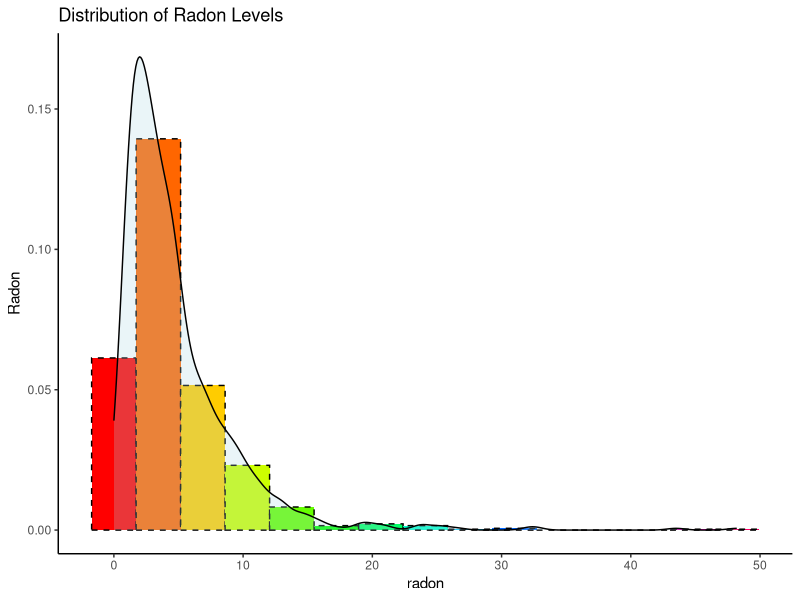
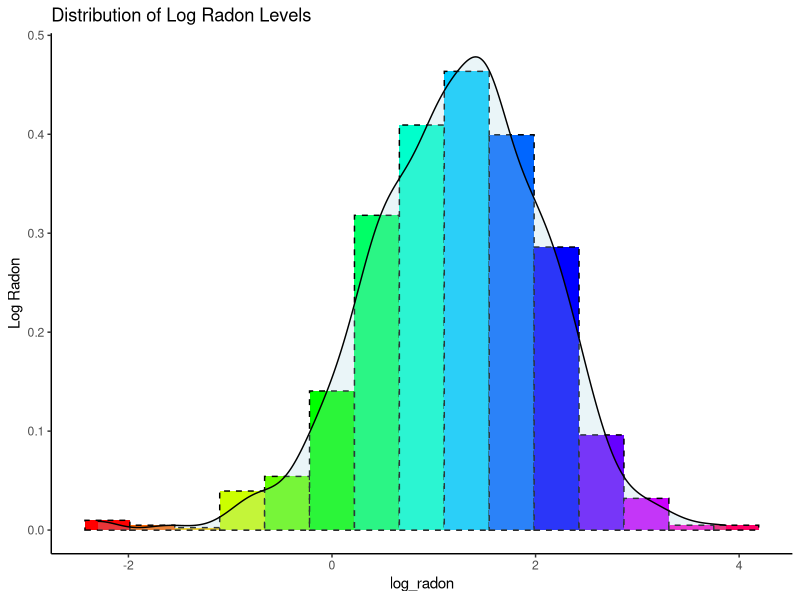
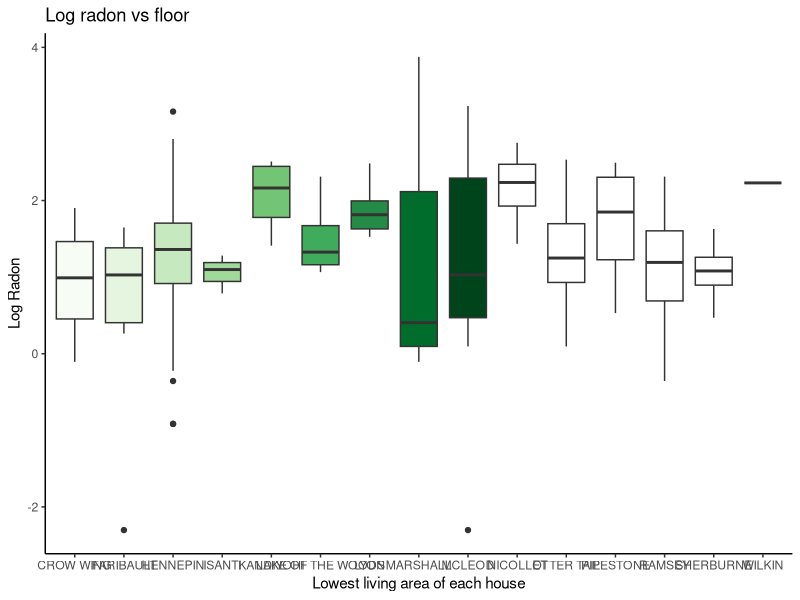
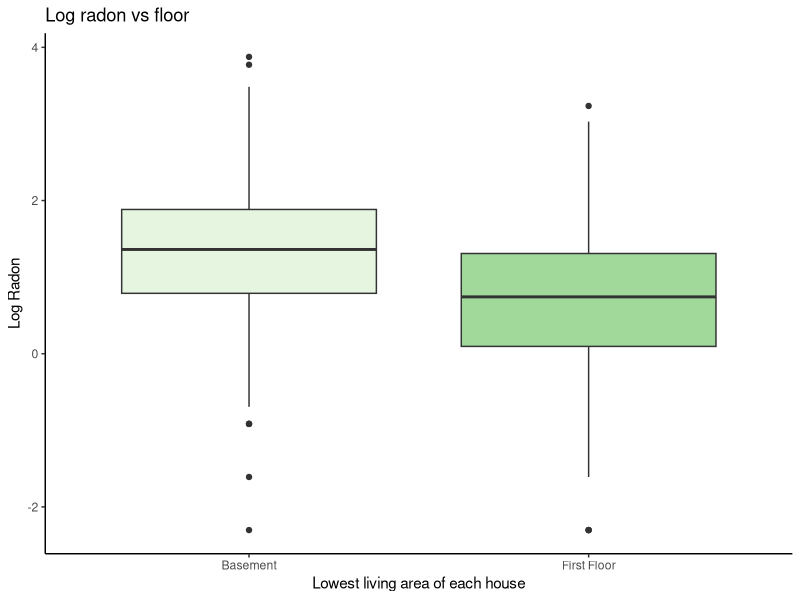
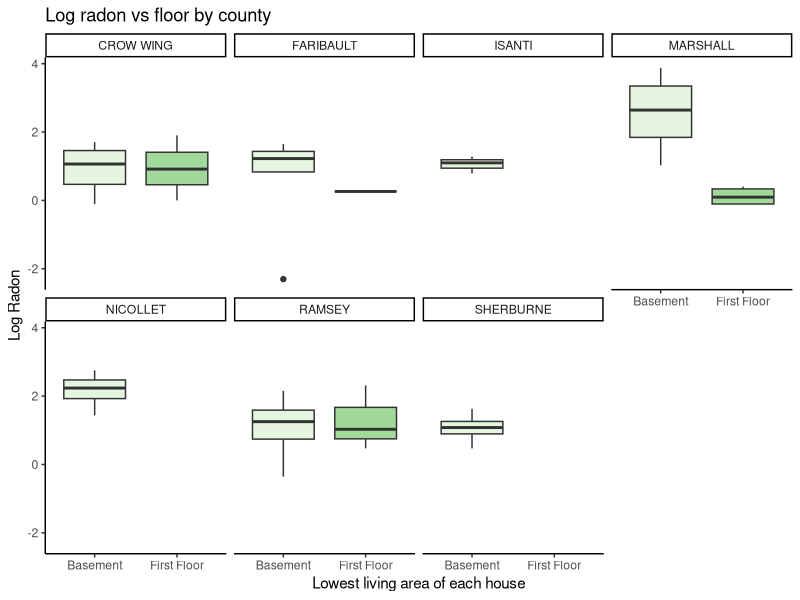
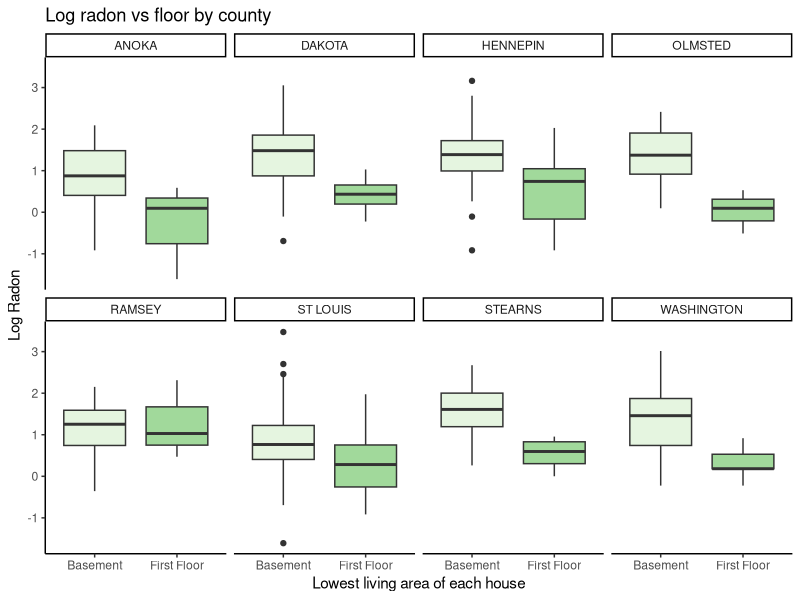

Reproduce these figures in R, in order. (Note: this script raises an error after producing the figures.)

###########################################################################
###########################################################################
############################# The radon analysis ##########################
###########################################################################
###########################################################################


###### Clear environment and load libraries
rm(list = ls())
library(lattice)
library(dplyr)
library(ggplot2)
library(lme4)


###### Load the data
Radon <- read.csv("data/Radon.txt", header = T,sep="")


###### View properties of the data
Radon$floor <- factor(Radon$floor,levels=c(0,1),labels=c("Basement","First Floor"))
str(Radon)
dim(Radon)
head(Radon) #note that uranium (and thus log_uranium) is measured at the county level
summary(Radon[,-c(2,7)])


###### Exploratory data analysis
#How much data do we have by county?
table(Radon$countyname)
#we don't have enough data in some counties
#this already gets us thinking about hierarchical modeling
#we should look to borrow information across counties.

#Next, look at the response variable
ggplot(Radon,aes(radon)) +
  geom_histogram(aes(y=..density..),color="black",linetype="dashed",
                 fill=rainbow(15),bins=15) +
  geom_density(alpha=.25, fill="lightblue") +
  scale_fill_brewer(palette="Blues") +
  labs(title="Distribution of Radon Levels",y="Radon") + 
  theme_classic() + theme(legend.position="none")
#note that the raw radon levels can only take on positive values.
#also, this is obviously very skewed

#Let's look at log_radon instead.
ggplot(Radon,aes(log_radon)) +
  geom_histogram(aes(y=..density..),color="black",linetype="dashed",
                 fill=rainbow(15),bins=15) +
  geom_density(alpha=.25, fill="lightblue") +
  scale_fill_brewer(palette="Blues") +
  labs(title="Distribution of Log Radon Levels",y="Log Radon") + 
  theme_classic() + theme(legend.position="none")
#Much better! Let's go with log radon for now


set.seed(1000)
sample_county <- sample(unique(Radon$countyname),15,replace=F)
ggplot(Radon[is.element(Radon$countyname,sample_county),],
       aes(x=countyname, y=log_radon, fill=countyname)) +
  geom_boxplot() +
  scale_fill_brewer(palette="Greens") +
  labs(title="Log radon vs floor",
       x="Lowest living area of each house",y="Log Radon") + 
  theme_classic() + theme(legend.position="none")


#Next, let's focus on predicting the radon levels from `floor`, 
#this is the only individual-level (different observation for each house) variable we have.
ggplot(Radon,aes(x=floor, y=log_radon, fill=floor)) +
  geom_boxplot() +
  scale_fill_brewer(palette="Greens") +
  labs(title="Log radon vs floor",
       x="Lowest living area of each house",y="Log Radon") + 
  theme_classic() + theme(legend.position="none")
#Looks like radon levels are higher for houses with the basement as the lowest living area.

#Let's look at the same relationship by county
#There are too many counties
#so, let's do it for a random sample of counties. 
set.seed(1000)
sample_county <- sample(unique(Radon$countyname),7,replace=F)
ggplot(Radon[is.element(Radon$countyname,sample_county),],
       aes(x=floor, y=log_radon, fill=floor)) +
  geom_boxplot() +
  scale_fill_brewer(palette="Greens") +
  labs(title="Log radon vs floor by county",
       x="Lowest living area of each house",y="Log Radon") + 
  theme_classic() + theme(legend.position="none") +
  facet_wrap( ~ countyname,ncol=4)
#Not enough data for some counties.

#Let's focus on counties with at least 15 houses.
sample_county <- which(table(Radon$countyID) > 15)
ggplot(Radon[is.element(Radon$countyID,sample_county),],
       aes(x=floor, y=log_radon, fill=floor)) +
  geom_boxplot() +
  scale_fill_brewer(palette="Greens") +
  labs(title="Log radon vs floor by county",
       x="Lowest living area of each house",y="Log Radon") + 
  theme_classic() + theme(legend.position="none") +
  facet_wrap( ~ countyname,ncol=4)
#Even though the overall direction is the same, 
#it looks like the actual differences between floor = 0 and floor = 1 differs for some counties.















## We can do boxplots for the numeric variables
# First, let's look at arsenic vs switch
ggplot(arsenic,aes(x=switch_fac, y=arsenic, fill=switch_fac)) +
  geom_boxplot() + #coord_flip() +
  scale_fill_brewer(palette="Reds") +
  labs(title="Amount of arsenic in well vs switching wells",
       x="Switched to safe well?",y="Amount of arsenic in well") + 
  theme_classic() + theme(legend.position="none") #+
  #scale_x_discrete(labels=c("0" = "No","1" = "Yes"))
# Next, arsenic vs switch by assoc
ggplot(arsenic,aes(x=switch_fac, y=arsenic, fill=switch_fac)) +
  geom_boxplot() + #coord_flip() +
  scale_fill_brewer(palette="Reds") +
  labs(title="Amount of arsenic in well vs switching wells, by association",
       x="Switched to safe well?",y="Amount of arsenic in well") + 
  theme_classic() + theme(legend.position="none") +
  #scale_x_discrete(labels=c("0" = "No","1" = "Yes")) +
  facet_wrap( ~ assoc)

# Now, let's look at distance vs switch
ggplot(arsenic,aes(x=switch_fac, y=dist, fill=switch_fac)) +
  geom_boxplot() + #coord_flip() +
  scale_fill_brewer(palette="Reds") +
  labs(title="Distance to nearest safe well vs switching wells",
       x="Switched to safe well?",y="Distance to nearest safe well") + 
  theme_classic() + theme(legend.position="none")
# Next, distance vs switch by assoc
ggplot(arsenic,aes(x=switch_fac, y=dist, fill=switch_fac)) +
  geom_boxplot() + #coord_flip() +
  scale_fill_brewer(palette="Reds") +
  labs(title="Distance to nearest safe well vs switching wells, by association",
       x="Switched to safe well?",y="Distance to nearest safe well") + 
  theme_classic() + theme(legend.position="none") +
  facet_wrap( ~ assoc)

# Finally, education vs switch
ggplot(arsenic,aes(x=switch_fac, y=educ, fill=switch_fac)) +
  geom_boxplot() + #coord_flip() +
  scale_fill_brewer(palette="Reds") +
  labs(title="Years of schooling of head vs switching wells",
       x="Switched to safe well?",y="Years of schooling of head") + 
  theme_classic() + theme(legend.position="none")
# Next, education vs switch by assoc
ggplot(arsenic,aes(x=switch_fac, y=educ, fill=switch_fac)) +
  geom_boxplot() + #coord_flip() +
  scale_fill_brewer(palette="Reds") +
  labs(title="Years of schooling of head vs switching wells, by association",
       x="Switched to safe well?",y="Years of schooling of head") + 
  theme_classic() + theme(legend.position="none") +
  facet_wrap( ~ assoc)
#Actually, education is a discrete variable (not a continuous one)
#so maybe a boxplot isn't the best way to explore the variable 
#In fact, we do need to think a bit carefully about how we want to include it in our model
#We will revisit it soon


## We can do tables for the factor variables
# For switch vs association, look at joint probabilities
table(arsenic[,c("switch_fac","assoc")])
table(arsenic[,c("switch_fac","assoc")])/sum(table(arsenic[,c("switch_fac","assoc")]))
#actually, what we really want are conditional probabilities
#we want to see how the probability of switching changes for different levels of assoc
#that is, the probabilities for switching given each value of association
apply(table(arsenic[,c("switch_fac","assoc")])/sum(table(arsenic[,c("switch_fac","assoc")])),
      2,function(x) x/sum(x)) 
# You can also use the tapply command for the same thing
tapply(arsenic$switch_fac, arsenic$assoc, function(x) table(x)/sum(table(x)))
# Finally, we can even try a chi-squared test for independence.
chisq.test(table(arsenic[,c("switch_fac","assoc")]))

# We could actually try the same with education
table(arsenic[,c("switch_fac","educ")])
#we do not have that many data points for educ=1 and for educ>12
table(arsenic[,c("switch_fac","educ")])/sum(table(arsenic[,c("switch_fac","educ")]))
apply(table(arsenic[,c("switch_fac","educ")])/sum(table(arsenic[,c("switch_fac","educ")])),
      2,function(x) x/sum(x)) 
# You can also use the tapply command for the same thing
tapply(arsenic$switch_fac, arsenic$educ, function(x) table(x)/sum(table(x)))
#tapply(arsenic$switch, arsenic$educ, mean)
plot(0:17,tapply(arsenic$switch, arsenic$educ, mean),col='blue4',pch=10)
# Notice that the average probabilty of switching is mostly below 58% below level 7, 
#but mostly above 58% above level 7.

#remember that there are few observations at some of these values of the predictors, 
#so the percentages need to be considered in the context of large uncertainties.  
#but, this does suggest a change at about 7 years of education at least
#we might consider a dummy variable for 7 (or 8) or higher rather than a linear term...
#something to think about for later.

#let's look at binnedplots of continuous predictors versus switch
#ignore the SD lines in these plots
#they are only relevant when plotting binned residuals versus the predicted probabilities
par(mfrow=c(1,1)) 
binnedplot(y=arsenic$switch,arsenic$arsenic,xlab="Arsenic",ylim=c(0,1),col.pts="navy",
           ylab ="Switched to safe well?",main="Binned Arsenic and Switch cases",
           col.int="white") # this is to set the SD lines to white and ignore them
#note the quickly increasing trend followed by flattening. 
#probability does not start to decrease, though, so unlikely we'd want a quadratic term.  
#we would expect some flattening with a linear trend. 
#still, we might need some transformation

binnedplot(y=arsenic$switch,arsenic$dist,xlab="Distance",ylim=c(0,1),col.pts="navy",
           ylab ="Switched to safe well?",main="Binned Distance and Switch cases",col.int="white")
#looks fine: no obvious transformations needed

binnedplot(y=arsenic$switch,arsenic$educ,xlab="Education",ylim=c(0,1),col.pts="navy",
           ylab ="Switched to safe well?",main="Binned Distance and Switch cases",col.int="white")
#looks like it might be decreasing from 0 to 6, then increasing to 12, then not enough data afterwards

# ACTUALLY, DO A QUICK GOOGLE SEARCH ABOUT THE EDUCATION SYSTEM IN BANGLADESH
# WHAT DID YOU FIND? HOW CAN THAT HELP WITH THE EDUCATION VARIABLE?


###### Model fitting
#let's try a logistic regression that has a main effect for every variable and linear predictors
#first begin by centering the continuous predictors 
#we'll leave educ alone since we might recode later
arsenic$arsenic_c <- arsenic$arsenic - mean(arsenic$arsenic)
arsenic$dist_c <- arsenic$dist - mean(arsenic$dist)
arsreg1 <- glm(switch ~ arsenic_c + dist_c + assoc + educ, data = arsenic, family = binomial)
summary(arsreg1)

# INTERPRET THE SIGNIFICANT COEFFICIENTS


###### Model diagnostics

#binned residual plots

#save the raw residuals
rawresid1 <- residuals(arsreg1,"resp")

#binned residual plots
binnedplot(x=fitted(arsreg1),y=rawresid1,xlab="Pred. probabilities",
           col.int="red4",ylab="Avg. residuals",main="Binned residual plot",col.pts="navy")
#looks good

binnedplot(x=arsenic$arsenic_c,y=rawresid1,xlab="Arsenic centered",
           col.int="red4",ylab="Avg. residuals",main="Binned residual plot",col.pts="navy")
# definitely something to think about here.
# "sharp increase" and then somewhat steady afterwards
# tough to argue this looks "random"
# GOOGLE THE MOST COMMON FUNCTIONS TO SEE WHICH MIGHT BE IDEAL:
# WHAT DOES THE QUADRATIC FUNCTION LOOKS LIKE COMPARED TO THE NATURAL LOG FUNCTION??


binnedplot(x=arsenic$dist_c,y=rawresid1,xlab="Distance centered",
           col.int="red4",ylab="Avg. residuals",main="Binned residual plot",col.pts="navy")
#not as much of a trend, really but seven points outside the bands.
#something to keep in mind

binnedplot(arsenic$educ,rawresid1,xlab="Education",
           col.int="red4",ylab="Avg. residuals",main="Binned residual plot",col.pts="navy")
#looks like a decreasing trend from 0 to 6 but an increasing trend from 7 upwards, 
#save for levels above 12. Again not enough data

#let's look at average residuals by education using the tapply command
plot(0:17,tapply(rawresid1, arsenic$educ, mean),col='blue4',pch=10)
#looks upward-downward. Not enough data for some of the levels
#we could try the dummy variable splits. Maybe 0 to 6, 7 to 12, then 12 upwards
#again, maybe we only need to split at 6/7.
#SCIENTIFICALLY, what makes sense?

tapply(rawresid1, arsenic$assoc, mean) 
#nothing helpful here, because we have a binary variable


###### Model validation

#let's do the confusion matrix with .5 threshold
Conf_mat <- confusionMatrix(as.factor(ifelse(fitted(arsreg1) >= 0.5, "1","0")),
                            as.factor(arsenic$switch),positive = "1")
Conf_mat$table
Conf_mat$overall["Accuracy"];
Conf_mat$byClass[c("Sensitivity","Specificity")] #True positive rate and True negative rate
#Maybe we can try to increase that accuracy.
#Also, the TNR looks low here.

#first, let's repeat with the marginal percentage in the data
mean(arsenic$switch)
Conf_mat <- confusionMatrix(as.factor(ifelse(fitted(arsreg1) >= mean(arsenic$switch), "1","0")),
                            as.factor(arsenic$switch),positive = "1")
Conf_mat$table
Conf_mat$overall["Accuracy"];
Conf_mat$byClass[c("Sensitivity","Specificity")]
#huge difference!  seems a lot of predicted probabilities are in the .5 yo .58  range, so cutoff matters.
#either way, we have large off-diagonal numbers. specificity is sensitive to the cutoff

#look at ROC curve
roc(arsenic$switch,fitted(arsreg1),plot=T,print.thres="best",legacy.axes=T,
    print.auc =T,col="red3")
#pretty tight to the line -- not a strongly predictive logistic regression

#let's see if we can improve the model.








################################## PART II ################################
## Model building

#based on binned residual plot, let's try a log of arsenic to start with, and see what happens.
arsenic$logarsenic = log(arsenic$arsenic)
arsenic$logarsenic_c = arsenic$logarsenic - mean(arsenic$logarsenic)

arsreg2 = glm(switch ~ logarsenic_c + dist_c + assoc + educ, data = arsenic, family = binomial)
summary(arsreg2)



#back to diagnostics
rawresid2 <- residuals(arsreg2,"resp")

#binned residual plots
binnedplot(x=fitted(arsreg2),y=rawresid2,xlab="Pred. probabilities",
           col.int="red4",ylab="Avg. residuals",main="Binned residual plot",col.pts="navy")
#still looks good!
binnedplot(x=arsenic$logarsenic_c,y=rawresid2,xlab="Log Arsenic centered",
           col.int="red4",ylab="Avg. residuals",main="Binned residual plot",col.pts="navy")
#has helped a lot for two points. So, not perfect. 
#well doing model assessment, always remember that we often cannot achieve "perfection"
#we simply try to fix "obvious" issues, including violations.

binnedplot(x=arsenic$dist_c,y=rawresid2,xlab="Distance centered",
           col.int="red4",ylab="Avg. residuals",main="Binned residual plot",col.pts="navy")
#still not as much of a trend.
#the points are still outside the bands

binnedplot(arsenic$educ,rawresid2,xlab="Education",
           col.int="red4",ylab="Avg. residuals",main="Binned residual plot",col.pts="navy")

plot(0:17,tapply(rawresid2, arsenic$educ, mean),col='blue4',pch=10)
#similar pattern as before for education.


#let's do the confusion matrix with .5 threshold
Conf_mat <- confusionMatrix(as.factor(ifelse(fitted(arsreg2) >= 0.5, "1","0")),
                            as.factor(arsenic$switch),positive = "1")
Conf_mat$table
Conf_mat$overall["Accuracy"];
Conf_mat$byClass[c("Sensitivity","Specificity")] #True positive rate and True negative rate

#let's repeat with the marginal percentage in the data
Conf_mat <- confusionMatrix(as.factor(ifelse(fitted(arsreg2) >= mean(arsenic$switch), "1","0")),
                            as.factor(arsenic$switch),positive = "1")
Conf_mat$table
Conf_mat$overall["Accuracy"];
Conf_mat$byClass[c("Sensitivity","Specificity")]
#some improvement


#look at ROC curve
roc(arsenic$switch,fitted(arsreg2),plot=T,print.thres="best",legacy.axes=T,
    print.auc =T,col="red3")

#let's compare this roc curve to the previous one
roc(arsenic$switch,fitted(arsreg1),plot=T,legacy.axes=T,print.auc =T,col="red3")
roc(arsenic$switch,fitted(arsreg2),plot=T,legacy.axes=T,col="blue3",add=T)
legend('bottomright', c('model1','model2'),lty=c(1,1),
       lwd=c(2,2),col=c('red3','blue3'))

#not much difference from last curve really, although a little more prediction accuracy









#let's see what happens if we collapse education to 2 levels
#we could collapse education to 3 levels but we do not have enough data for the tertiary levels
arsenic$educnew <- rep(0,nrow(arsenic))
arsenic$educnew[arsenic$educ > 6] <- 1
table(arsenic$educ,arsenic$educnew)

arsreg3 = glm(switch ~ logarsenic_c + dist_c + assoc + educnew, data = arsenic, family = binomial)
summary(arsreg3)

#this is scientifically plausible.  Let's keep it!
#should go through binned residuals again to make sure this did not worsen model fit. 
#back to diagnostics
rawresid3 <- residuals(arsreg3,"resp")

#binned residual plots
binnedplot(x=fitted(arsreg2),y=rawresid3,xlab="Pred. probabilities",
           col.int="red4",ylab="Avg. residuals",main="Binned residual plot",col.pts="navy")

binnedplot(x=arsenic$logarsenic_c,y=rawresid3,xlab="Log Arsenic centered",
           col.int="red4",ylab="Avg. residuals",main="Binned residual plot",col.pts="navy")
#pretty much the same as before

binnedplot(x=arsenic$dist_c,y=rawresid3,xlab="Distance centered",
           col.int="red4",ylab="Avg. residuals",main="Binned residual plot",col.pts="navy")
#pretty much the same as before; only 5 points outside now. much better

tapply(rawresid1, arsenic$educnew, mean) 
# nothing helpful here



#look at new roc curve to see if it is any better
roc(arsenic$switch,fitted(arsreg3),plot=T,legacy.axes=T,print.auc =T,col="red3")

# it is a little better, with a higher area under the curve (AUC = .6632).  
# let's keep this model.




### Interactions in logistic regression

# WHAT DO YOU THINK ARE THE MOST PLAUSIBLE INTERACTIONS?

#scientifically, it is plausible to think that there might be interactions among all the variables and arsenic, 
# or among education and distance.
#let's add the interactions to see if any stand out.

#first, here is a way to explore the data for interactions using the binnedplot command

#lets set up the graphics device to show two plots side by side 
par(mfcol=c(2,1))

#first plot for educnew = 0
binnedplot(arsenic$logarsenic_c[arsenic$educnew==0], y=arsenic$switch[arsenic$educnew==0], 
           xlab = "Log Arsenic", ylab = "Switch cases", main = "Binned Arsenic and Switch cases (Educ < 7)") 

#next the plot for educnew = 1
binnedplot(arsenic$logarsenic_c[arsenic$educnew==1], y=arsenic$switch[arsenic$educnew==1], 
           xlab = "Log Arsenic", ylab = "Switch cases", main = "Binned Arsenic and Switch cases (Educ > 6)") 

#we are looking for differences in the trend.  not strong ones, except possibly at low levels of arsenic.
#I will include an interaction based on scientific arguments in favor of an interaction effect, 
# but I am not expecting a very strong interaction effect based on this plot.


#let's try for association and arsenic
#first plot for assoc = 0
binnedplot(arsenic$logarsenic_c[arsenic$assoc=="Not active in community"], 
           y=arsenic$switch[arsenic$assoc=="Not active in community"], 
           xlab = "Log Arsenic", ylab = "Switch cases", main = "Binned Arsenic and Switch cases (Assoc = 0)") 

#next the plot for assoc = 1
binnedplot(arsenic$logarsenic_c[arsenic$assoc=="Active in community"], 
           y=arsenic$switch[arsenic$assoc=="Active in community"],
           xlab = "Log Arsenic", ylab = "Switch cases", main = "Binned Arsenic and Switch cases (Assoc = 1)") 

#even less reason to suspect an interaction effect from this plot.

#how about distance and education?
#first plot for assoc = 0
binnedplot(arsenic$dist_c[arsenic$assoc=="Not active in community"], 
           y=arsenic$switch[arsenic$assoc=="Not active in community"], 
           xlab = "Distance", ylab = "Switch cases", main = "Binned Distance and Switch cases (Educ < 7)") 
#next the plot for assoc = 1
binnedplot(arsenic$dist_c[arsenic$assoc=="Active in community"], 
           y=arsenic$switch[arsenic$assoc=="Active in community"],
           xlab = "Distance", ylab = "Switch cases", main = "Binned Distance and Switch cases (Educ > 6)") 

#this is a little more interesting -- we see one plot flatten and the other decrease.  
#here an interaction might be useful.


# Next, distance vs switch by education
ggplot(arsenic,aes(x=switch_fac, y=dist, fill=switch_fac)) +
  geom_boxplot() + #coord_flip() +
  scale_fill_brewer(palette="Reds") +
  labs(title="Distance to nearest safe well vs switching wells, by education",
       x="Switched to safe well?",y="Distance to nearest safe well") + 
  theme_classic() + theme(legend.position="none") +
  facet_wrap( ~ educnew)


#let's first try the model with all the interactions 
arsreg4 = glm(switch ~ dist_c*educnew  + logarsenic_c * (assoc + educnew), data = arsenic, family = binomial)
summary(arsreg4)

#these collectively look sort of useful, especially the education ones! 

#change in deviance tests to see if the full set of interactions are useful.

anova(arsreg4, arsreg3, test= "Chisq")

#the whole group of interactions is significant.  let's just test if the distance interaction is useful, given the other two in the model.

arsreg4a = glm(switch ~ logarsenic_c * (assoc + educnew) + dist_c, data = arsenic, family = binomial)
summary(arsreg4a)

anova(arsreg4a, arsreg4, test= "Chisq")
#looks like the interaction with distance and education is useful given the others are in the model


#let's test if the distance interaction is useful, given the other two are NOT in the model.

arsreg4b = glm(switch ~ logarsenic_c + assoc + dist_c*educnew, data = arsenic, family = binomial)
summary(arsreg4b)

anova(arsreg4b, arsreg3, test= "Chisq")
#looks like the interaction with distance and education is useful even when the others are NOT in the model

#let's test the other two interactions jointly
anova(arsreg4b, arsreg4, test= "Chisq")
#looks like they are not


#let's make our final model (arsreg5) be the one with only the interaction with distance and education

arsreg5 = glm(switch ~ logarsenic_c + assoc + dist_c*educnew, data = arsenic, family = binomial)
summary(arsreg5)


#let's use the stepwise function to do model selection (using BIC)
n <- nrow(arsenic)
null_model <- glm(switch~1,data=arsenic,family=binomial)
step(null_model,scope=formula(arsreg4),direction="both",
     trace=0,k = log(n))
#pretty much agrees with arsreg5 except for assoc. 
#Let's keep it just because we will try to interpret it (even though it isn't significant)


#let's do the binned residual plots with this perhaps final model one more time!
rawresid5 <- residuals(arsreg5,"resp")

par(mfcol=c(1,1))
binnedplot(x=arsenic$logarsenic_c,y=rawresid5,xlab="Log Arsenic centered",
           col.int="red4",ylab="Avg. residuals",main="Binned residual plot",col.pts="navy")
binnedplot(x=arsenic$dist_c,y=rawresid5,xlab="Distance centered",
           col.int="red4",ylab="Avg. residuals",main="Binned residual plot",col.pts="navy")


#let's do the confusion matrix
Conf_mat <- confusionMatrix(as.factor(ifelse(fitted(arsreg5) >= 0.5, "1","0")),
                            as.factor(arsenic$switch),positive = "1")
Conf_mat$table
Conf_mat$overall["Accuracy"];
Conf_mat$byClass[c("Sensitivity","Specificity")] #True positive rate and True negative rate

#let's repeat with the marginal percentage in the data
Conf_mat <- confusionMatrix(as.factor(ifelse(fitted(arsreg5) >= mean(arsenic$switch), "1","0")),
                            as.factor(arsenic$switch),positive = "1")
Conf_mat$table
Conf_mat$overall["Accuracy"];
Conf_mat$byClass[c("Sensitivity","Specificity")]
#still not moving much.... the model can predict only so well


#ROC curve...
roc(arsenic$switch,fitted(arsreg5),plot=T,print.thres="best",legacy.axes=T,
    print.auc =T,col="red3")

#a little better still... but we really aren't gaining a whole lot.  this is about as
#good as we are going to get with only these variables, apparently.

###model interpretations

confint.default(arsreg5)   #on log odds scale
exp(confint.default(arsreg5))   #on odds scale


#Interpreting arsenic is a bit complicated
#let's make plots to display relationships.

#plot of predicted probabilities as arsenic increases for different groups.
#set distance = to average distance (centering means we don't need to worry about it when making predictions at the average distance)
#we can just set it to zero

#First set arsenic and dist values
new_arsenic <- seq(from = min(arsenic$arsenic), to = max(arsenic$arsenic), by = .1)
newdata <- data.frame(dist_c=rep(0,length(new_arsenic)))
newdata$logarsenic_c <- log(new_arsenic) - mean(arsenic$logarsenic)

#now for association = educnew = 0
newdata$assoc <- factor("Not active in community",levels=levels(arsenic$assoc))
newdata$educnew <- 0
predprobbaseline <- predict(arsreg5,newdata,type='response')

#next association =1, educnew = 0
newdata$assoc <- factor("Active in community",levels=levels(arsenic$assoc))
newdata$educnew <- 0
predprobassoc <- predict(arsreg5,newdata,type='response')

#set association =0 , educnew = 1
newdata$assoc <- factor("Not active in community",levels=levels(arsenic$assoc))
newdata$educnew <- 1
predprobeducnew <- predict(arsreg5,newdata,type='response')

#set association = 1, educnew = 1
newdata$assoc <- factor("Active in community",levels=levels(arsenic$assoc))
newdata$educnew <- 1
predprobeducnewassoc <- predict(arsreg5,newdata,type='response')

plot(y = predprobbaseline, x = new_arsenic, ylab = "Predicted probability", xlab = "Arsenic", 
     main = "Predicted Probability vs. Arsenic for Different Groups",ylim=c(0.2,1),pch= 1,
     col="red2")
points(y=predprobassoc, x=new_arsenic, pch= 2,col="red4")
points(y=predprobeducnew, x=new_arsenic, pch= 3,col="tan2")
points(y=predprobeducnewassoc, x=new_arsenic, pch= 4,col="tan4")
legend('bottomright',pch=c(3,4,1,2),bty = "n",col=c('tan2','tan4','red2','red4'),
       c('assoc=0; educnew=1','assoc=1; educnew=1','assoc=0; educnew=0','assoc=1; educnew=0'))



# Do it yourself: collapse education to the 4 (more scientifically plausible) levels and see what happens instead......

